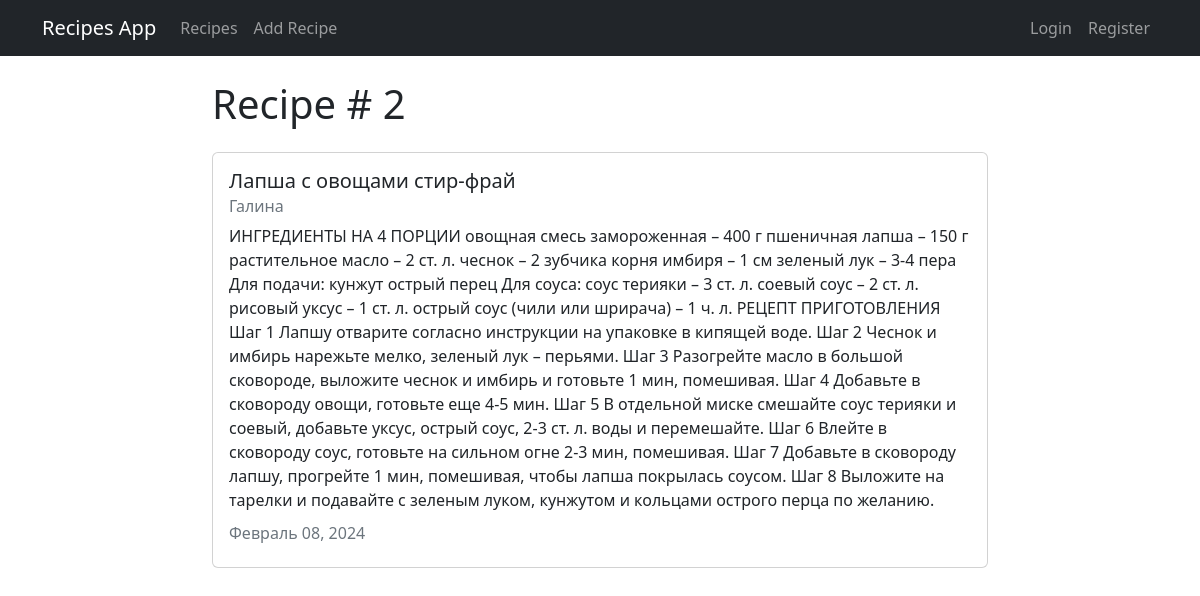
Screenshot of /recipe/2 with the database file from the repository.
### recipe/models.py (models this page shows, shortened)
class Recipe(models.Model):
    title = models.CharField(max_length=100)
    description = models.TextField()
    author = models.ForeignKey(User, on_delete=models.CASCADE)
    created_at = models.DateTimeField(auto_now_add=True)
    updated_at = models.DateTimeField(auto_now=True)

### recipe/views.py (the view)
# urls.py: path('recipe/<int:pk>', views.RecipeDetailView.as_view(), name="recipe-detail"),
class RecipeDetailView(DetailView):
    model = models.Recipe

### recipe/templates/recipe/recipe_detail.html (shortened to what this page needs)
{% extends "recipe/base.html" %}
{% block content %}
<h1>Recipe # {{object.id}}</h1>
<div class="card my-4">
  <div class="card-body">
    <h5 class="card-title">{{ object.title }}</h5>
    <h6 class="card-subtitle mb-2 text-muted">{{ object.author }}</h6>
    <p class="card-text">{{ object.description }}</p>
    <h6 class="card-subtitle mb-2 text-muted">
      {{ object.updated_at|date:"F d, Y" }}
    </h6>
  </div>
</div>
{% endblock content %}

### rows the page displays
Recipe: id "2", title "Лапша с овощами стир-фрай", author "Галина", description "ИНГРЕДИЕНТЫ НА 4 ПОРЦИИ овощная смесь замороженная – 400 г пшеничная лапша – 150 г растительное масло – 2 ст. л. чеснок – 2 зубчика корня имбиря – 1 см зеленый лук – 3-4 пера Для подачи: кунжут острый перец Для соуса: соус терияки – 3 ст. л. соевый соус – 2 ст. л. рисовый уксус – 1 ст. л. острый соус (чили или шрирача) – 1 ч. л. РЕЦЕПТ ПРИГОТОВЛЕНИЯ Шаг 1 Лапшу отварите согласно инструкции на упаковке в кипящей воде. Шаг 2 Чеснок и имбирь нарежьте мелко, зеленый лук – перьями. Шаг 3 Разогрейте масло в большой сковороде, выложите чеснок и имбирь и готовьте 1 мин, помешивая. Шаг 4 Добавьте в сковороду овощи, готовьте еще 4-5 мин. Шаг 5 В отдельной миске смешайте соус терияки и соевый,…", updated_at "Февраль 08, 2024"
